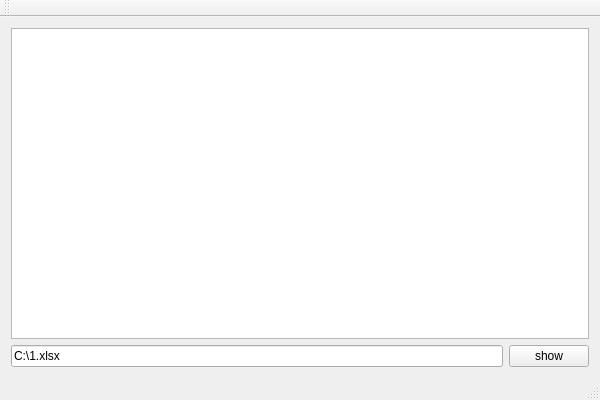
<?xml version="1.0" encoding="UTF-8"?>
<ui version="4.0">
 <class>QtExcelReaderClass</class>
 <widget class="QMainWindow" name="QtExcelReaderClass">
  <property name="geometry">
   <rect>
    <x>0</x>
    <y>0</y>
    <width>600</width>
    <height>400</height>
   </rect>
  </property>
  <property name="windowTitle">
   <string>QtExcelReader</string>
  </property>
  <widget class="QWidget" name="centralWidget">
   <layout class="QVBoxLayout" name="verticalLayout">
    <item>
     <widget class="QTableView" name="table"/>
    </item>
    <item>
     <layout class="QHBoxLayout" name="horizontalLayout">
      <item>
       <widget class="QLineEdit" name="path">
        <property name="text">
         <string>C:\1.xlsx</string>
        </property>
       </widget>
      </item>
      <item>
       <widget class="QPushButton" name="runExcel">
        <property name="text">
         <string>show</string>
        </property>
       </widget>
      </item>
     </layout>
    </item>
   </layout>
  </widget>
  <widget class="QMenuBar" name="menuBar">
   <property name="geometry">
    <rect>
     <x>0</x>
     <y>0</y>
     <width>600</width>
     <height>18</height>
    </rect>
   </property>
  </widget>
  <widget class="QToolBar" name="mainToolBar">
   <attribute name="toolBarArea">
    <enum>TopToolBarArea</enum>
   </attribute>
   <attribute name="toolBarBreak">
    <bool>false</bool>
   </attribute>
  </widget>
  <widget class="QStatusBar" name="statusBar"/>
 </widget>
 <layoutdefault spacing="6" margin="11"/>
 <resources/>
 <connections/>
</ui>
